Frame 1 (no input): blank canvas, image omitted
Frame 60 (the mouse pressed at the canvas centre just before this capture): blank canvas, image omitted
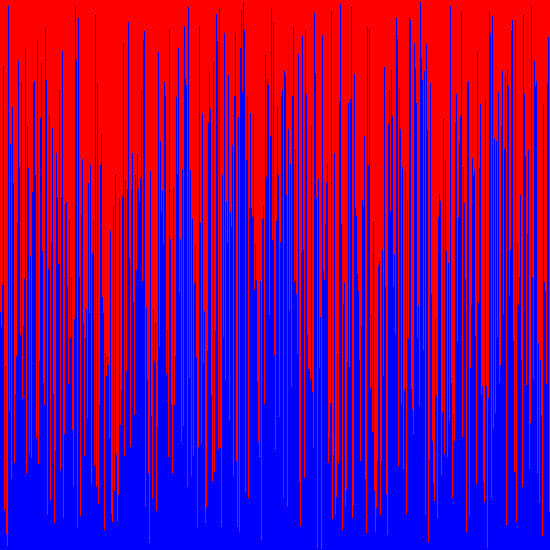
Frame 120 (the mouse held since frame 60 and released just before this capture)

The Processing sketch whose frames 1 and 60 were blank and that drew this single picture after the mouse press (run headless with seeded random() and noise(); from frame 60 on, the mouse is pressed at the canvas centre):

// Processing sketch: VisualArraySorter
// ── VisualArraySorter.pde
/* Paste the code into a new Processing sketch and complete the steps. */

//1. create an array of ints. don't initialize it yet.
int[] intArray;
void setup() {
  //2. set the size of your window
  //  if you are using Processing 3, you cannot use variables
  //  because the developers don't know how programming is supposed to work.
size(550,550);
  //3. initialize your array with the built in width variable
  intArray = new int[width];
  //4. initialize the ints in the array with random numbers
  //   from 0 to the built in height variable
//for(int i = 0; i<intArray.length; i++){
//  intArray[i]= (int)random(height);
//}
  //5. call the noStroke() method
noStroke();
}

void draw() {
  //6. set the background color with background(r, g, b);
background(255,0,0);
  //7. set the color for your graph
fill(0,0,255);
  //8. draw a rectangle for each int in your array.
  //   the x value will be the current index in the array
  //   the y value will the height variable
  //   the width is 1 (one)
  //   the height is negative the value of the element at the current index of the array
for(int q = 0; q<intArray.length; q++){
  rect(q,height,1,-intArray[q]);
}

  //9. call the stepSort method
stepSort(intArray);
  //10. extract the code that randomizes the array into a method.
//done
  //11. call the method you made in step 10 when the mouse is pressed
if(mousePressed){
  println("testing");
randomizeArray();
}
}
void randomizeArray(){
  for(int i = 0; i<intArray.length; i++){
  intArray[i]= (int)random(height);
}
}
void stepSort(int[] arr) {
  for (int i = 1; i < arr.length; i++) {
    if (arr[i - 1] > arr[i]) {
      int t = arr[i];
      arr[i] = arr[i - 1];
      arr[i - 1] = t;
    }
  }
}
